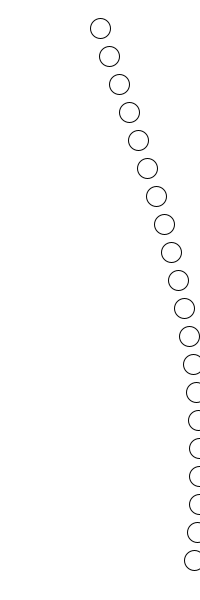
Frame 1 (no input)
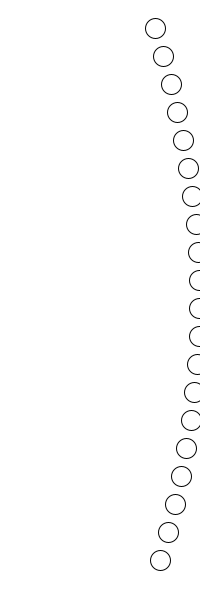
Frame 60 (the mouse pressed at the canvas centre just before this capture)
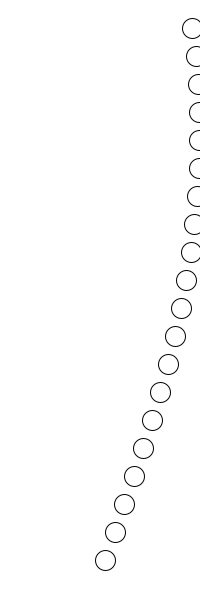
Frame 120 (the mouse held since frame 60 and released just before this capture)

The Processing sketch that drew these frames (run headless with seeded random() and noise(); from frame 60 on, the mouse is pressed at the canvas centre):

// Processing sketch: Processing_Week2_SineAnimation2
// ── Processing_Week2_SineAnimation2.pde
int x = 0;

void setup() {
  size(200, 600);
}

void circle(float x, float y, float r) {
  ellipse(x, y, r, r);
}

void drawSineCircle(int n) {
  int circleSize = 20;

  for (int i = 0; i < n; i = i + 1) {
    float circlePositionX = sin(x / 100.0 + i / 10.0) * width / 2 + width / 2;
    float circlePositionY = (height / (n + 1)) * (i + 1);

    circle(circlePositionX, circlePositionY, circleSize);
  }

  x = x + 1;
}

void draw() {
  background(255);

  drawSineCircle(20);
}
